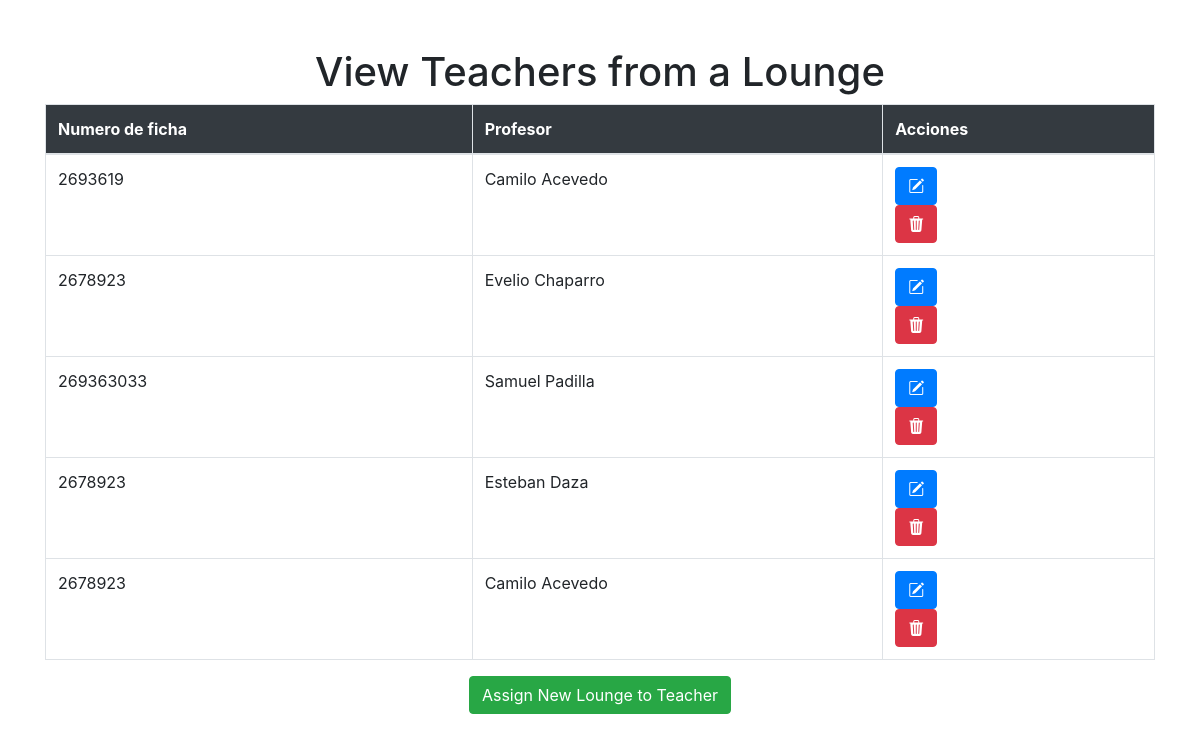
The page /lounges/viewAllLT/ (signed in) on the database its author committed.
### LoungeApp/models.py (models this page shows)
class Teachers_lounges(models.Model):
    teacher = models.ForeignKey(m.Teacher, on_delete=models.CASCADE)
    lounge = models.ForeignKey(Lounge, on_delete=models.CASCADE)

class Lounge(models.Model):
    lounge_number = models.CharField(max_length=100)
    lounge_description = models.CharField(max_length=300)
    lounge_students = models.IntegerField()

### Profesores/models.py (models this page shows)
class Teacher(models.Model):
    name = models.CharField(max_length=300)
    lastname = models.CharField(max_length=200)
    age = models.IntegerField(max_length=3)
    email = models.CharField(max_length=300)

### LoungeApp/views.py (the view)
# urls.py: path('viewAllLT/', v.indexLoungesTeachers, name='indexLt'),
@login_required
def indexLoungesTeachers(request):
    allLoungesTeach = Teachers_lounges.objects.all()
    return render(request, 'loungesTeacher.html', {
        'loungesTeachers': allLoungesTeach
    })

### LoungeApp/templates/loungesTeacher.html (shortened to what this page needs)
<!DOCTYPE html>
<html lang="en">
<head>
    <link rel="stylesheet" href="https://cdn.jsdelivr.net/npm/bootstrap-icons@1.11.1/font/bootstrap-icons.css">
    <link rel="stylesheet" href="https://maxcdn.bootstrapcdn.com/bootstrap/4.5.2/css/bootstrap.min.css">
</head>
<body>
    <div class="container mt-5">
        <h1 class="text-center">View Teachers from a Lounge</h1>
        <div class="table-responsive">
            <table class="table table-bordered">
                <thead class="bg-dark text-white">
                    <tr>
                        <th scope="col">Numero de ficha</th>
                        <th scope="col">Profesor</th>
                        <th scope="col">Acciones</th>
                    </tr>
                </thead>
                <tbody>
                    {% for loungesTeach in loungesTeachers %}
                    <tr>
                        <td>{{loungesTeach.lounge.lounge_number}}</td>
                        <td>{{loungesTeach.teacher.name}} {{loungesTeach.teacher.lastname}}</td>
                        <td>
                            <form action="" method="post">
                                <button type="submit" class="btn btn-primary"><i class="bi bi-pencil-square"></i></button>
                            </form>
                            <form action="" method="get">
                                <button type="submit" class="btn btn-danger"><i class="bi bi-trash3-fill"></i></button>
                            </form>
                        </td>
                    </tr>
                    {% endfor %}
                </tbody>
            </table>
        </div>
        <div class="text-center">
            <a href="{% url 'assignLt' %}" class="btn btn-success">Assign New Lounge to Teacher</a>
        </div>
    </div>
</body>
</html>

### rows shown on the page
Teachers_lounges: lounge.lounge_number "2693619", teacher.name "Camilo", teacher.lastname "Acevedo"
Teachers_lounges: lounge.lounge_number "2678923", teacher.name "Evelio", teacher.lastname "Chaparro"
Teachers_lounges: lounge.lounge_number "269363033", teacher.name "Samuel", teacher.lastname "Padilla"
Teachers_lounges: lounge.lounge_number "2678923", teacher.name "Esteban", teacher.lastname "Daza"
Teachers_lounges: lounge.lounge_number "2678923", teacher.name "Camilo", teacher.lastname "Acevedo"
